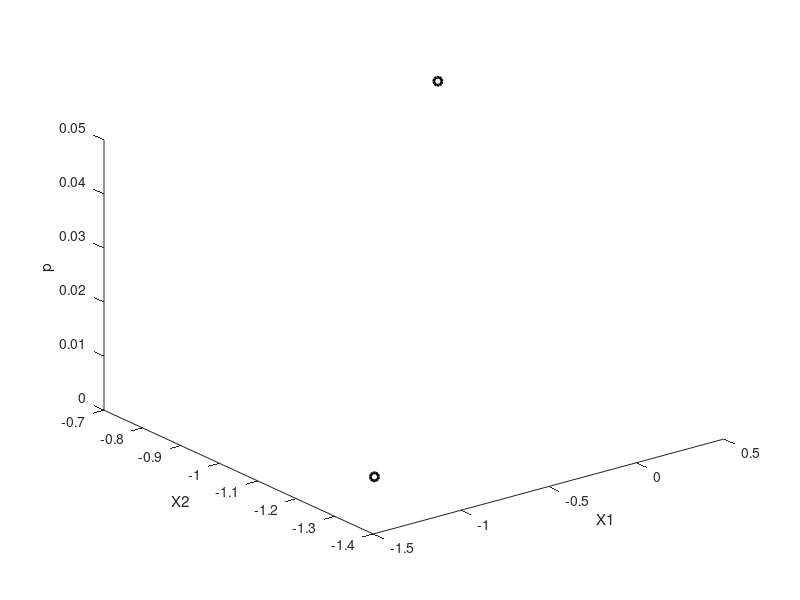

Reproduce this figure in MATLAB.
clear all

fdp = @(detC,summ) sqrt(detC)/(2*pi)*exp(-1/2*(summ));

% RANDU generator IBM
a = 16807; b = 0; c = 2^31-1;

tic

n = 2;
h = 1;

mu = [0 0];

C = [h h^2/2;h^2/2 h^3/3];
detC = det(C);
iC = inv(C);

for i = 1 : n
    ni = randi([0,c-1]);
    x = mod(a*ni+b,c);
    U1 = x/c; % RANDU generator IBM
    U2 = rand(); % MATLAB random generator number
    X(1,i) = sqrt(-2*log(U1))*cos(2*pi*U2);% Box-Muller
    X(2,i) = sqrt(-2*log(U1))*sin(2*pi*U2);
    Xm = [X(1,i)-mu(1);X(2,i)-mu(2)];
    cij = Xm'*C*Xm;
    p(i) = fdp(detC,cij);
end

toc

plot3(X(1,:),X(2,:),p,'linewidth',2,'ok');
xlabel('X1');ylabel('X2');zlabel('p');

mean1 = 1/n*sum(X(1,:));
mean2 = 1/n*sum(X(2,:));

for i = 1:n
    X12(i) = X(1,i)*X(2,i);
    V1(i) = (X(1,i)-mean1)^2;
    V2(i) = (X(2,i)-mean2)^2;
    V12(i) = ((X(1,i)+X(2,i))-(mean1+mean2))^2;
end

EX1X2 = 1/n*sum(X12);

var1 = 1/(n-1)*sum(V1);
var2 = 1/(n-1)*sum(V2);
var12 = 1/(n-1)*sum(V12);

fprintf('mean of X1    : %-10.6f\n',mean1);
fprintf('mean of X2    : %-10.6f\n',mean2);
fprintf('Var(X1)       : %-10.6f\n',var1);
fprintf('Var(X2)       : %-10.6f\n',var2);
fprintf('E(X1*X2)      : %-10.6f | %10.6f\n',EX1X2,mean1*mean2);
fprintf('Var(X1 + X2)  : %-10.6f | %10.6f\n',var12,var1+var2);
